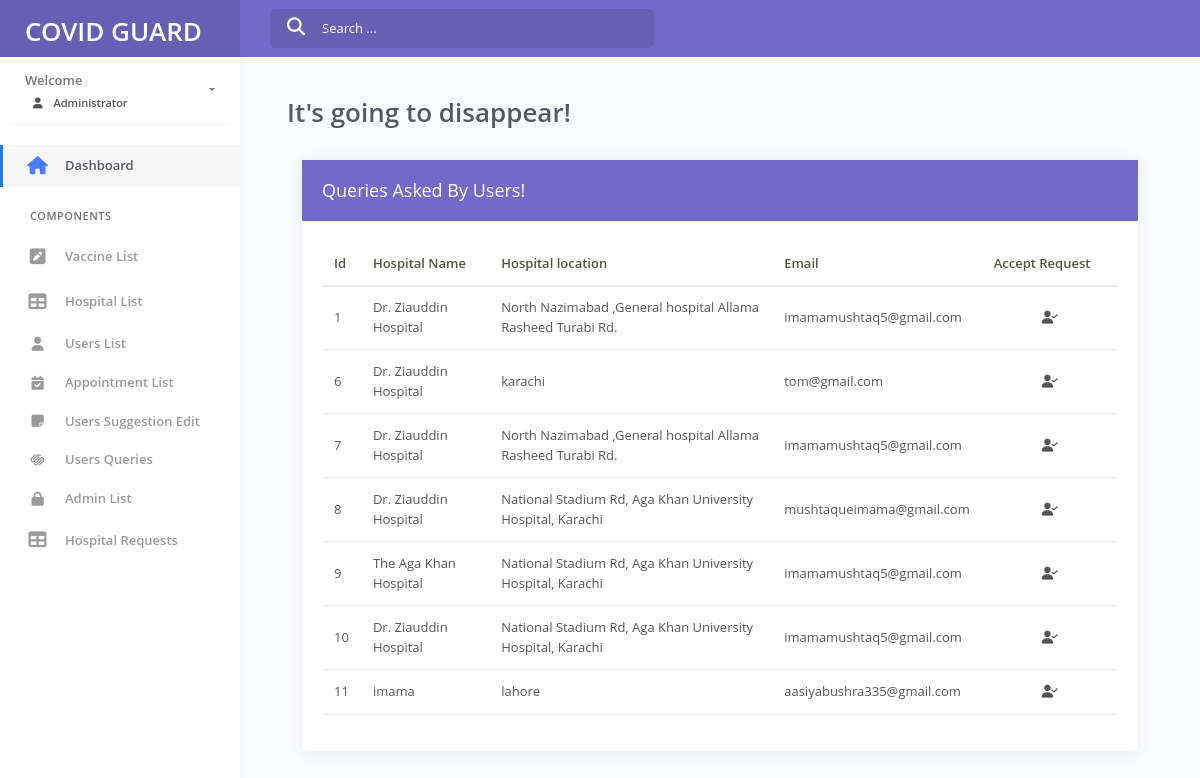
The page /Admin/Admin_panel/hospital_req.php on the database its author committed.
### tables this page shows
CREATE TABLE `hospital_req` (
  `id` int(11) NOT NULL,
  `hospital_name` varchar(255) NOT NULL,
  `location` varchar(255) NOT NULL,
  `email` varchar(255) NOT NULL
);

### Admin/Admin_panel/hospital_req.php (the view, shortened to what this page needs)
<?php
include("header.php");
include("connection.php");
?>
<link rel="stylesheet" href="https://cdnjs.cloudflare.com/ajax/libs/font-awesome/6.5.2/css/all.min.css" />
<div class="main-panel">
	<div class="content">
		<div class="page-inner">
          <div class="content-body">
    <div class="container-fluid">
        <div class="row page-titles mx-0">
                    <div class="col-sm-6 p-md-0">
                        <div class="welcome-text">
                            <h1 class="display-5 fw-bold my-3">It's going to disappear!</h1>
                        </div>
                    </div>
                </div>
            <div class="col-lg-12 mt-3">
                <div class="card">
                    <div class=" bg-secondary text-white card-header">
                        <h4 class="text-white card-title">Queries Asked By Users!</h4>
                    </div>
                    <div class="card-body">
                        <div class="table-responsive ">
                            <table class="table table-responsive-sm text-dark">
                                <thead>
                                    <tr>
                                        <th>Id</th>
                                        <th>Hospital Name</th>
                                        <th>Hospital location</th>
                                        <th>Email</th>
                                        <th>Accept Request</th>
                                    </tr>
                                </thead>
                                <tbody>
                                <tr>
    <?php
    $sql = "SELECT * FROM hospital_req";
    $result = mysqli_query($conn, $sql);
    while ($rows = mysqli_fetch_assoc($result)) {
        ?>
        <tr>
            <td><?php echo $rows['id'] ?></td>
            <td><?php echo $rows['hospital_name'] ?></td>
            <td><?php echo $rows['location'] ?></td>
            <td><?php echo $rows['email'] ?></td>
            <td>
                <i class="mx-5 fa-solid fa-user-check accept" data-bs-toggle="modal" data-bs-target="#exampleModal" data-email="<?php echo $rows['email'];  ?>" data-id="<?php echo $rows['id'];  ?>"> </i>
            </td>
        </tr>
        <?php
    }
    ?>
</table>
                        </div>
                    </div>
                </div>
            </div>
        </div>
    </div>
</div>
    </div>
</div>
<?php
    include("footer.php");
?>

### Admin/Admin_panel/header.php (shortened to what this page needs)
<!DOCTYPE html>
<html lang="en">
<head>
	<link rel="stylesheet" href="assets/css/bootstrap.min.css">
	<link rel="stylesheet" href="assets/css/azzara.min.css">
	<link rel="stylesheet" href="https://cdnjs.cloudflare.com/ajax/libs/font-awesome/6.5.2/css/all.min.css" />
	<link rel="stylesheet" href="assets/css/demo.css">
</head>
<body>
	<div class="wrapper">
		<div class="main-header" data-background-color="purple">
			<div class="logo-header">
				<a href="index.php" class="logo">
					<h1 class="fw-bold text-white mt-3">COVID GUARD</h1>
				</a>
				<div class="navbar-minimize">
					<button class="btn btn-minimize btn-rounded">
					</button>
				</div>
			</div>
			<nav class="navbar navbar-header navbar-expand-lg">
				<div class="container-fluid">
					<div class="collapse" id="search-nav">
						<form class="navbar-left navbar-form nav-search mr-md-3">
							<div class="input-group">
								<div class="input-group-prepend">
									<button type="submit" class="btn btn-search pr-1">
										<i class="fa fa-search search-icon"></i>
									</button>
								</div>
								<input type="text" placeholder="Search ..." class="form-control">
							</div>
						</form>
					</div>
				</div>
			</nav>
		</div>
		<div class="sidebar">
			<div class="sidebar-wrapper scrollbar-inner">
				<div class="sidebar-content">
					<div class="user">
						<div class="info">
							<a data-toggle="collapse" href="#collapseExample" aria-expanded="true">
								<span>
									<?php
										echo "<b>Welcome </b>".$_SESSION['user_name'];
									?>
									<span class="user-level fw-bold "><i class='fa-solid fa-user mx-2'></i>  Administrator</span>
									<span class="caret"></span>
								</span>
							</a>
						</div>
					</div>
					<ul class="nav">
						<li class="nav-item active">
							<a href="./index.php">
								<i class="fas fa-home"></i>
								<p>Dashboard</p>
							</a>
						</li>
						<li class="nav-section">
							<h4 class="text-section">Components</h4>
						</li>
						<li class="nav-item">
							<a href="./vaccine.php">
								<i class="fas fa-pen-square"></i>
								<p>Vaccine List</p>
							</a>
						</li>
						<li class="nav-item">
							<a href="./hospital.php">
								<i class="fas fa-table"></i>
								<p>Hospital List</p>
							</a>
						</li>
						<li class="nav-item">
							<a href="./user.php">
							<i class="fa-solid fa-user"></i>
								<p>Users List</p>
							</a>
						</li>
						<li class="nav-item">
							<a href="./appointment_show.php">
							<i class="fa-solid fa-calendar-check"></i>
								<p>Appointment List</p>
							</a>
						</li>
						<li class="nav-item">
							<a href="./user_suggestion.php">
							<i class="fa-solid fa-note-sticky"></i>
								<p>Users Suggestion Edit</p>
							</a>
						</li>
						<li class="nav-item">
							<a href="./user_queries.php">
							<i class="fa-brands fa-squarespace"></i>
								<p>Users Queries</p>
							</a>
						</li>
						<li class="nav-item">
							<a href="./admin.php">
							<i class="fa-solid fa-lock"></i>
								<p>Admin List</p>
							</a>
						</li>
						<li class="nav-item">
							<a href="./hospital_req.php">
								<i class="fas fa-table"></i>
								<p>Hospital Requests</p>
							</a>
						</li>
					</ul>
				</div>
			</div>
		</div>

### Admin/Admin_panel/footer.php (shortened to what this page needs)
</body>
</html>

### rows shown on the page
hospital_req: id "1", hospital_name "Dr. Ziauddin Hospital", location "North Nazimabad ,General hospital Allama Rasheed Turabi Rd.", email "imamamushtaq5@gmail.com"
hospital_req: id "6", hospital_name "Dr. Ziauddin Hospital", location "karachi", email "tom@gmail.com"
hospital_req: id "7", hospital_name "Dr. Ziauddin Hospital", location "North Nazimabad ,General hospital Allama Rasheed Turabi Rd.", email "imamamushtaq5@gmail.com"
hospital_req: id "8", hospital_name "Dr. Ziauddin Hospital", location "National Stadium Rd, Aga Khan University Hospital, Karachi", email "mushtaqueimama@gmail.com"
hospital_req: id "9", hospital_name "The Aga Khan Hospital", location "National Stadium Rd, Aga Khan University Hospital, Karachi", email "imamamushtaq5@gmail.com"
hospital_req: id "10", hospital_name "Dr. Ziauddin Hospital", location "National Stadium Rd, Aga Khan University Hospital, Karachi", email "imamamushtaq5@gmail.com"
hospital_req: id "11", hospital_name "imama", location "lahore", email "aasiyabushra335@gmail.com"
